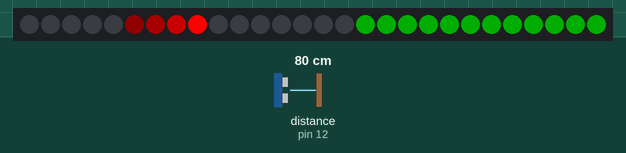
This sketch was run on a simulated Arduino Uno, built with avr-gcc and run on an emulated ATmega328P. On the bench: 28 RGB LEDs in strip order, left to right. Wiring (inferred from the names in the program): ultrasonic range finder: trigger pin 13; echo pin 12. The inputs (shaded band) are chosen by the test bench; at power-on: distance to the obstacle (sensor on pin 12) 80 cm. The echo pulse lasts 58.3 µs per cm.

Above: at 1.2 s.
1.3 s: distance to the obstacle (sensor on pin 12) set to 2 cm
At 1.32 s:
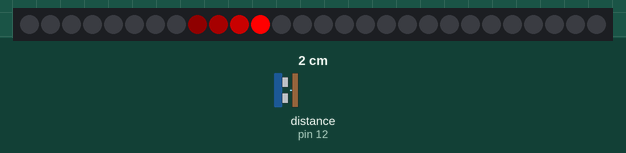
2.8 s: distance to the obstacle (sensor on pin 12) set to 4 cm
At 2.83 s:
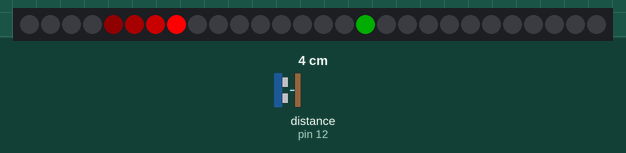
4.3 s: distance to the obstacle (sensor on pin 12) set to 9 cm
At 4.49 s:
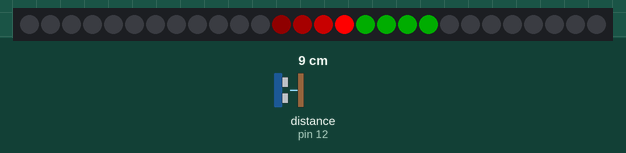

Measured:
- after the input at 1.3 s, the LEDs: first change at once (image 1 shows a later state)

The sketch:

PAM-WS2812-HC-SR04.ino
```cpp
////////////////////////////////////////////////////////////////////////////////////
//
//                               PI and more
//                  Arduino and fun with WS2812 and HC-SR04
//
// https://piandmore.wordpress.com/2016/10/04/fun-with-hc-sr04-and-ws2812/
//
////////////////////////////////////////////////////////////////////////////////////
//
// The library from Adafruit which enables the use of the WS2812
// or NeoPixel
//
#include <Adafruit_NeoPixel.h>

//
// The pin the circle of WS2812 leds is connected to
//
#define CIRCLEPIN 6
//
// The number of leds in our two circles (12+16)
//
#define PIXELCOUNT 28

//
// Initialize the Adafruit library
//
Adafruit_NeoPixel pixels = Adafruit_NeoPixel(PIXELCOUNT,CIRCLEPIN,
  NEO_GRB+NEO_KHZ800);

//
// The current position
//
int degree = 0;

//
// The trigger and echo pin for the HC-SR04
//
#define TRIGGERPIN 13
#define ECHOPIN 12

//
// How long we delay before the next read and update of the leds
//
int delayMove = 50;

void setup() {
  //
  // Start the led string and turn them all off
  //
  pixels.begin();
  for(int i=0;i<PIXELCOUNT;i++){
    pixels.setPixelColor(i, pixels.Color(0,0,0));
  }
  pixels.show();
  //
  // Prepare the HC-SR04 pins
  //
  pinMode(TRIGGERPIN, OUTPUT);
  pinMode(ECHOPIN, INPUT);
}

void loop() {
  //
  // Determine the distance between object and HC-SR04
  // Read about it in more detail on
  // https://piandmore.wordpress.com/2016/10/04/arduino-hc-sr04-ultrasonic-distance/
  //
  long duration, distanceCM;
  digitalWrite(TRIGGERPIN, LOW);
  delayMicroseconds(5);
  digitalWrite(TRIGGERPIN, HIGH);
  delayMicroseconds(10);
  digitalWrite(TRIGGERPIN, LOW);
  duration = pulseIn(ECHOPIN, HIGH);
  //
  // The distance in cms
  //
  distanceCM = (duration/2) / 29.1;
  //
  // Turn all pixels off
  //
  for(int i=0;i<PIXELCOUNT;i++){
    pixels.setPixelColor(i, pixels.Color(0,0,0));
  }
  //
  // Turn on the inner circle leds
  // 1 led for every 2 cm of distance
  //
  for (int i=16;i<16+distanceCM/2;i++) {
    pixels.setPixelColor(i, pixels.Color(0,50,0));
  }
  //
  // Determine the current position led of the outer circle
  // and turn on the required leds
  //
  int thisPixel = (degree*16)/360;
  pixels.setPixelColor((thisPixel+3)%16,pixels.Color(255,0,0));
  pixels.setPixelColor((thisPixel+2)%16,pixels.Color(100,0,0));
  pixels.setPixelColor((thisPixel+1)%16,pixels.Color(40,0,0));
  pixels.setPixelColor((thisPixel)%16,pixels.Color(15,0,0));
  pixels.show();
  //
  // Depending on the distance of an object, make the circle move
  // faster (if it is closer) or slower (if it is farther away)
  // and take the maximum time of it is very far away or
  // if there is no object
  //
  if (distanceCM>=200) {
    delayMove = 200;
  } else {
    delayMove = distanceCM;
  }
  delay(delayMove);
  degree += 10;
  if (degree>=360) {
    degree -= 360;
  }
}
```
